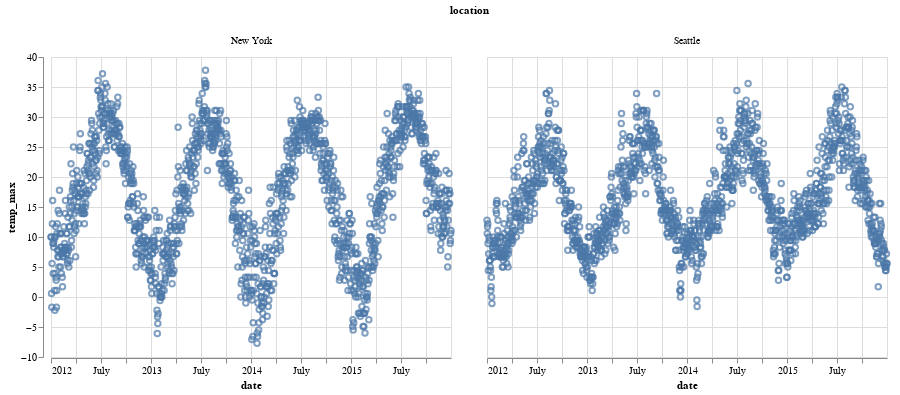

Here is the notebook cell this chart was saved with:
### Code cell
alt.Chart(data).mark_point().encode(
    x = 'date',
    y = 'temp_max',
    column = 'location'
)

### Figure 1 — Vega-Lite specification as saved in the notebook (floating-point values rounded to 4 significant figures; data arrays with more than 128 entries replaced by an {"elided": "..."} marker saying what was removed)
{"config": {"view": {"continuousWidth": 400, "continuousHeight": 300}}, "data": {"name": "data-81a3ea5f067192b659c1c31e71441cd5"}, "mark": "point", "encoding": {"column": {"type": "nominal", "field": "location"}, "x": {"type": "temporal", "field": "date"}, "y": {"type": "quantitative", "field": "temp_max"}}, "$schema": "https://vega.github.io/schema/vega-lite/v4.8.1.json", "datasets": {"data-81a3ea5f067192b659c1c31e71441cd5": {"elided": "2922 records"}}}
